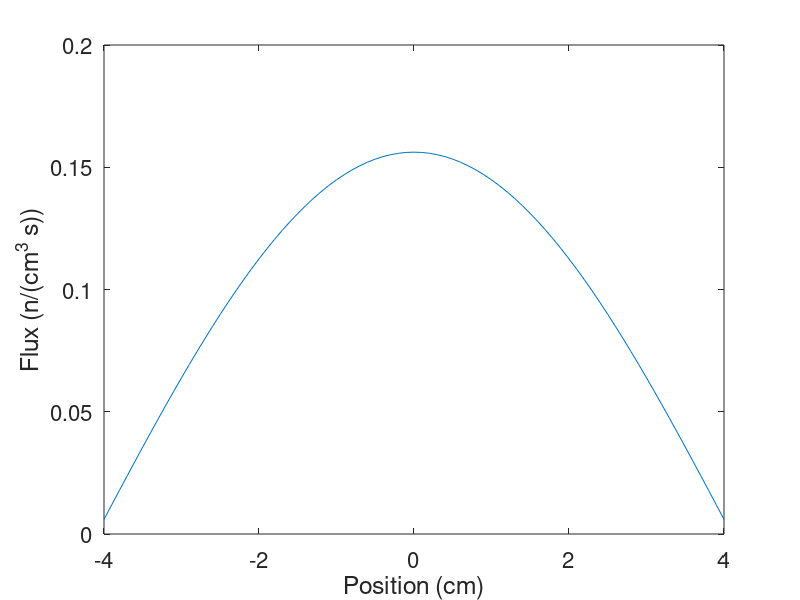

MATLAB code for this plot:
%Direct Solver - HW6 #6
%Eric Matthews
%April 6, 2015

%Matrix definition
a = 4;
h = 0.1;
Ea = 0.7;
D = 1;
%S0 = 8;
vEf = 0.6;

n = (2*a)/h + 1;

A = zeros(n);

A(1,1) = ((2*D)/(h^2)) + Ea;
A(1,2) = (-1*D)/(h^2);

for i = 2:n-1
    A(i,i) = ((2*D)/(h^2)) + Ea;
    A(i,i-1) = (-1*D)/(h^2);
    A(i,i+1) = (-1*D)/(h^2);
end

A(n,n-1) = (-1*D)/(h^2);
A(n,n) = ((2*D)/(h^2)) + Ea;

F = zeros(n);
for i = 1:n
    F(i,i) = vEf;
end

B = inv(A)*F;

[v,d] = eig(B);

k = max(max(d))

[row,col] = ind2sub(size(d),find(k==d));

phi1 = v(1:end,col);

%Power Iteration Algorithm
%1 Guess initials and Normalize
phi = ones(n,1);
k = 1;

phi = phi/norm(phi);

%2 (A is computed above)

%3 
Q = zeros(n,1);
for i = 1:n
    Q(i) = vEf*phi(i);
end

%4
E1 = 10^-4;
E2 = 10^-3;
conv_k = Inf;
conv_phi = Inf;
m=0;
while (conv_k > E1) && any(conv_phi > E2)
    m = m+1;
    %a
    phi_last = phi;
    D = diag(diag(A));
    L = tril(A) - D;
    U = A - D - L;
    w = 1.2;
    phi = inv(D + L.*w) * ((Q.*(1/k)).*w - (U.*w + D.*(w-1))*phi);
    
    %b
    Q_last = Q;
    Q = phi.*vEf;
    
    %c
    k_last = k;
    k = k*(sum(Q)/sum(Q_last));
    
    %d
    conv_k = abs((k-k_last)/k);
    conv_phi = zeros(n,1);
    for i = 1:n
        conv_phi(i) = abs((phi(i)-phi_last(i))/phi(i));
    end
end
phi2 = phi/norm(phi);

plot(-a:h:a,phi1)
set(gca,'FontSize',16)
xlabel('Position (cm)','FontSize',18)
ylabel('Flux (n/(cm^{3} s))','FontSize',18)

rel_err = zeros(n,1);
for i = 1:n
    rel_err(i) = abs((phi1(i) - phi2(i))/phi1(i));
end
norm(rel_err)

abs_err = abs(phi1 - phi2);
norm(abs_err)